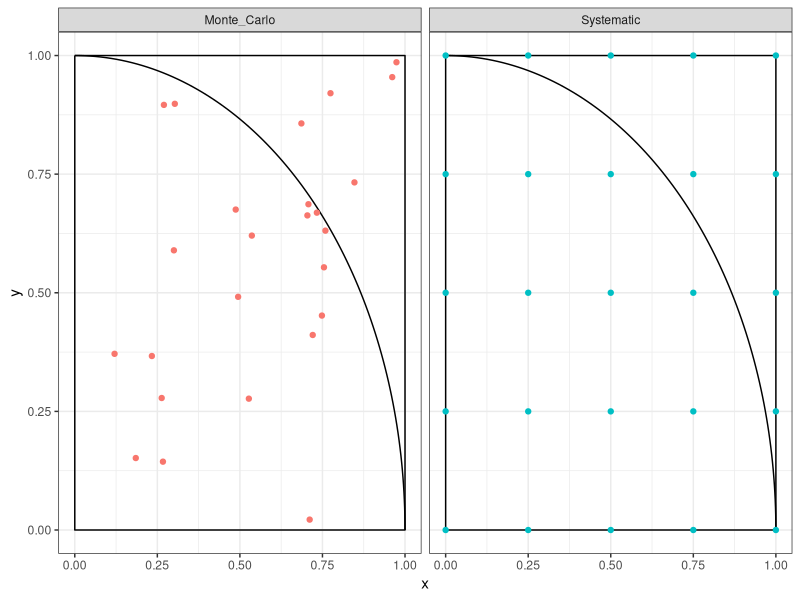

This chart was generated by the following R code:
library(dplyr)
library(magrittr)
library(withr)
library(ggplot2)

m <- with_seed(2718,
               data.frame(x = runif(n = 25, 
                                    min = 0, 
                                    max = 1),
                          y = runif(n = 25,
                                    min = 0, 
                                    max = 1),
                          type = "Monte_Carlo"))

s <- with_seed(2718,
               seq(from = 0, 
                   to = 1, 
                   length.out = 5) %>% 
                 expand.grid(., .) %>% 
                 set_colnames(c("x", "y")) %>% 
                 mutate(type = "Systematic"))

bind_rows(m, s) %>%
  mutate(across(.cols = type,
                .fns = factor)) %>% 
  ggplot() +
  aes(x = x, y = y) +
  geom_path(
    data = data.frame(
      x = 0 + 1 * cos(seq(0,.5 * pi,length.out = 100)),
      y = 0 + 1 * sin(seq(0,.5 * pi,length.out = 100))),
    aes(x = x, y = y))+
  geom_path(
    data = data.frame(
      x = c(0, 0, 1, 1, 0),
      y = c(1, 0, 0, 1, 1)),
    aes(x = x, y =y)) +
  geom_point(aes(colour = type),
             show.legend = FALSE) +
  facet_wrap(~type, ncol = 2) +
  theme_bw()